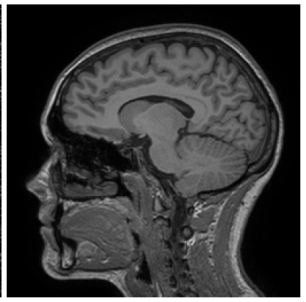
#> input picture Gaussian/clear.png, 306 x 302 px, found by its file name
$ jupyter execute DENOISING.ipynb
#> lines starting #> are read from the running program, lines starting #| are printed output that depends on the picture; after the words box and inside, x2 and y2 are one past the last pixel; in counts of white or black regions, pixels touching at a corner belong together; long printed decimals are rounded
[cell 1]
import sys
import cv2 as cv
import numpy as np
#  Global Variables
DELAY_CAPTION = 1500
DELAY_BLUR = 100
MAX_KERNEL_LENGTH = 31
src = None
dst = None
window_name = 'Smoothing Demo'
def main(argv):
    cv.namedWindow(window_name, cv.WINDOW_AUTOSIZE)
    # Load the source image
    global src
    image_path = r'C:\Users\Dylan Sy\Desktop\biomed\ISCS_30.65\Gaussian\noisy.png'
    src = cv.imread(image_path)
    print(src)
    if src is None:
        print(f'Error opening image at path: {image_path}')
        return -1
    if display_caption('Original Image') != 0:
        return 0
    global dst
    dst = np.copy(src)
    if display_dst(DELAY_CAPTION) != 0:
        return 0
    # Applying Gaussian blur
    if display_caption('Gaussian Blur') != 0:
        return 0

    for i in range(1, MAX_KERNEL_LENGTH, 2):
        dst = cv.GaussianBlur(src, (i, i), -1)
        if display_dst(DELAY_BLUR) != 0:
            return 0
    cv.imshow('Denoised Image', dst)
    cv.waitKey(0)
    cv.destroyAllWindows()

# Save the denoised image to a file
    output_path = r'C:\Users\Dylan Sy\Desktop\biomed\ISCS_30.65\Gaussian\gaussian.png'  # Replace with your desired output path
    cv.imwrite(output_path, dst)
    print("Denoised image saved to " + output_path)
def display_caption(caption):
    global dst
    dst = np.zeros(src.shape, src.dtype)
    rows, cols, _ch = src.shape
    cv.putText(dst, caption,
                (int(cols / 4), int(rows / 2)),
                cv.FONT_HERSHEY_COMPLEX, 1, (255, 255, 255))
    return display_dst(DELAY_CAPTION)
def display_dst(delay):
    cv.imshow(window_name, dst)
    c = cv.waitKey(delay)
    if c >= 0 : return -1
    return 0
def calculate_psnr(original, denoised):
    mse = np.mean((original - denoised) ** 2)
    max_pixel_value = 255.0  # Assuming 8-bit images

    psnr = 10 * np.log10((max_pixel_value ** 2) / mse)
    return psnr

# Example usage:
clear =  r'C:\Users\Dylan Sy\Desktop\biomed\ISCS_30.65\Gaussian\clear.png'
gaussian =  r'C:\Users\Dylan Sy\Desktop\biomed\ISCS_30.65\Gaussian\gaussian.png'
clear_image = cv.imread(clear)
#> clear_image is the input picture: shape (302, 306, 3); min 0, max 255, mean 62.1
processed_image = cv.imread(gaussian)
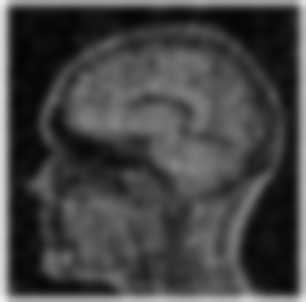
#> input picture Gaussian/gaussian.png, 306 x 302 px, found by its file name
#> processed_image is the input picture: shape (302, 306, 3); min 4, max 239, mean 67.6

psnr_score = calculate_psnr(clear_image, processed_image)
#> in calculate_psnr, `mse = np.mean((original - denoised) ** 2)`: mse = 97.46
#> in calculate_psnr, `psnr = 10 * np.log10((max_pixel_value ** 2) / mse)`: psnr = 28.24
#> psnr_score = 28.24
print(f"PSNR Score: {psnr_score} dB")
#| PSNR Score: 28.243 dB
if __name__ == "__main__":
    main(sys.argv[1:])
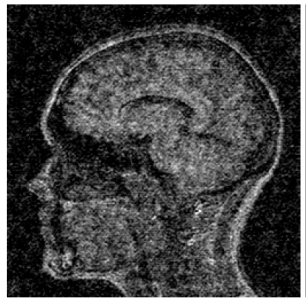
#> input picture Gaussian/noisy.png, 306 x 302 px, found by its file name
#> in main, src is the input picture: shape (302, 306, 3); min 0, max 255, mean 68
#> (printed output is left out)
#> in display_caption, `cv.putText(dst, caption, (int(cols / 4), int(rows / 2)), cv.FONT_HERSH..`:
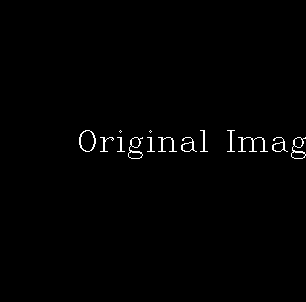
#> dst: shape (302, 306, 3); 0.94% white in thin lines or dots, all inside (x1, y1, x2, y2) = (79, 130, 306, 159)
#> (key Esc is pressed here)
